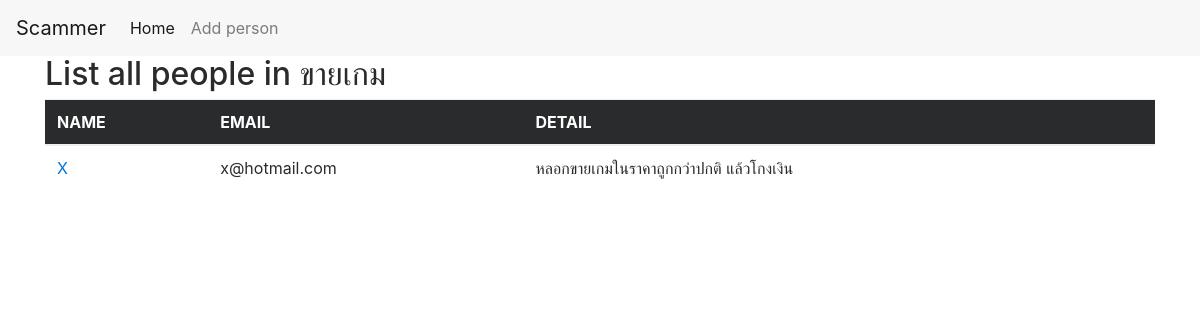
Before: /list/1 with the older database file.
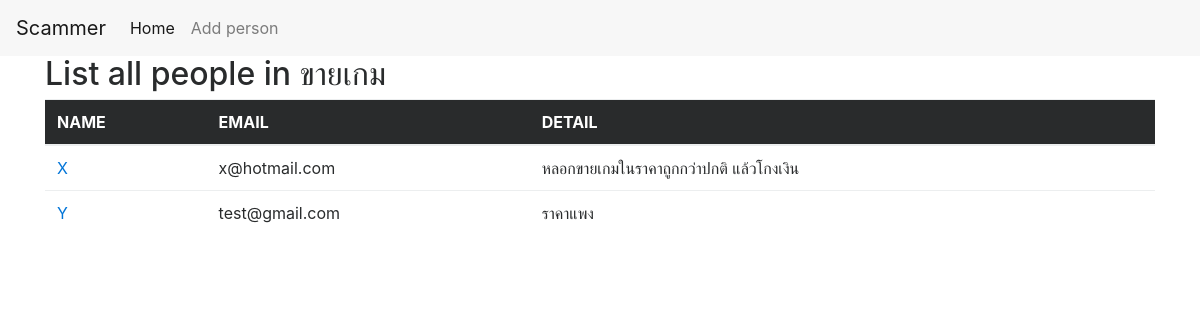
After: the same page with the newer database file.
### scammerlist/models.py (models this page shows, shortened)
class Person(models.Model):
    catalog = models.ForeignKey(Catalog, on_delete=models.CASCADE)
    name = models.CharField(max_length=200)
    email = models.CharField(max_length=200)
    mobile_number = models.CharField(max_length=10)
    detail = models.CharField(max_length=400)

### scammerlist/views.py (the view)
# urls.py: url(r'^list/(?P<catalog_id>[0-9]+)$', views.listname, name='listname'),
def listname(request,catalog_id):
    catalog = get_object_or_404(Catalog,pk=catalog_id)
    return render(request,"scammerlist/detail.html",{"catalog":catalog})

### scammerlist/models.py (called while the page is built)
    def __str__(self):
        return self.type_cat

### scammerlist/templates/scammerlist/detail.html (shortened to what this page needs)
{% load static %}
<head>
<link rel="stylesheet" href="{% static 'css/bootstrap.min.css' %}">
<link rel="stylesheet" href="{% static 'css/bootstrap-theme.min.css' %}">
</head>
<nav class="navbar navbar-toggleable-md navbar-light bg-faded">
  <a class="navbar-brand" href="{% url 'index' %}">Scammer</a>
  <div class="collapse navbar-collapse">
    <div class="navbar-nav">
      <a class="nav-item nav-link active" href="{% url 'index' %}">Home <span class="sr-only">(current)</span></a>
      <a class="nav-item nav-link" href="{% url 'addperson' %}">Add person</a>
    </div>
  </div>
</nav>
<div class="container">
<h2>List all people in {{ catalog }}</h2>
    <table class="table" id="table_list">
      <thead class="thead-inverse">
        <tr>
          <th>NAME</th>
          <th>EMAIL</th>
          <th>DETAIL</th>
        </tr>
      </thead>
      <tbody>
        {% for people in catalog.person_set.all %}
            <tr>
              <td><a href="{% url 'person_de' people.id %}">{{ people.name }}</a></td>
              <td>{{ people.email }}</td>
              <td>{{ people.detail }}</td>
            </tr>
        {% endfor %}
      </tbody>
    </table>
</div>

Changed rows visible on the page:
added Person: name "Y", email "test@gmail.com", detail "ราคาแพง"
